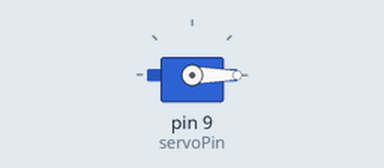
The sketch below on a simulated Arduino Uno, built with avr-gcc and run on an emulated ATmega328P. On the bench: servo.

Above: at 0.01 s.
At 0.91 s:
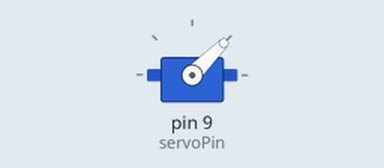
At 1.81 s:
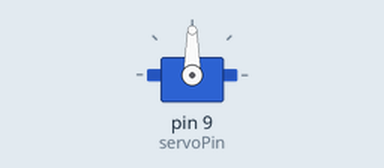
At 3.7 s:
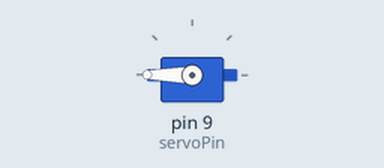
Timing chart, 0 to 5.2 s (numbered marks = the images above):
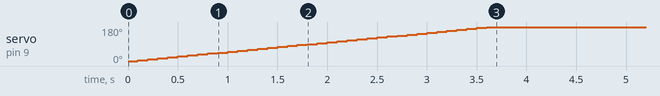

The sketch:

ServoTest.ino
```cpp
/* Servo motor with Arduino example code. Position and sweep. More info: https://www.makerguides.com/ */

// Include the servo library:
#include <Servo.h>

// Create a new servo object:
Servo myservo;

// Define the servo pin:
#define servoPin 9

// Create a variable to store the servo position:
int angle = 0;

void setup() {
  // Attach the Servo variable to a pin:
  myservo.attach(servoPin, 480, 5000);

  // Sweep from 0 to 180 degrees:
  for (angle = 0; angle <= 180; angle += 5) {
    myservo.write(angle);
    delay(100);
  };

  delay(2000);
}

void loop() {
}
```
